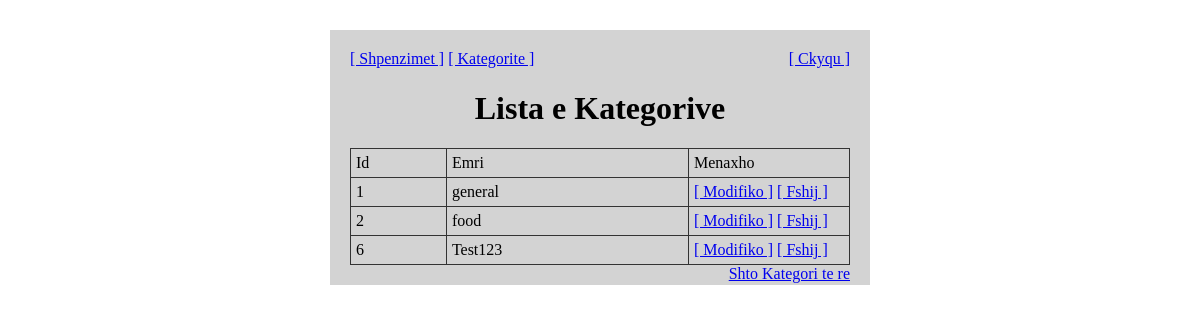
/categories.php, run on the app's committed database.
### tables this page shows
CREATE TABLE IF NOT EXISTS `categories` (
  `id` int(11) NOT NULL,
  `name` varchar(20) NOT NULL
);

### categories.php (the view)
<?php include 'loginCheck.php'?>
<?php include 'header.php'?>
<h1 class="text-center">Lista e Kategorive</h1>
    <?php $result = mysqli_query($connection, "select * from categories"); ?>
    <div>
        <table border="1" style="">
            <tr>
                <td>Id</td>
                <td>Emri</td>
                <td style="width: 150px;">Menaxho</td>
            </tr>
            <?php
            while($row = mysqli_fetch_assoc($result)){
                echo "<tr>";
                echo "<td>".$row['id']."</td>";
                echo "<td>".$row['name']."</td>";
                echo '<td><a href="modifyCategory.php?id='.$row["id"].'"">[ Modifiko ]</a>
                     <a href="removeCategory.php?id='.$row["id"].'">[ Fshij ]</a></td>';
                echo "</tr>";
            }
            ?>
        </table>
    </div>
    <a href="addCategory.php" class="float-right">Shto Kategori te re</a>
<?php include 'footer.php'?>

### assets/css/style.css (style rules this page uses)
body { margin: 0; }
.text-center { text-align: center; }
.float-right { float: right; }
table { border: 1px solid #333; width: 100%; border-collapse: collapse; padding: 5px; }
td { padding: 5px; }

### data on the page
categories: id "1", name "general"
categories: id "2", name "food"
categories: id "6", name "Test123"
